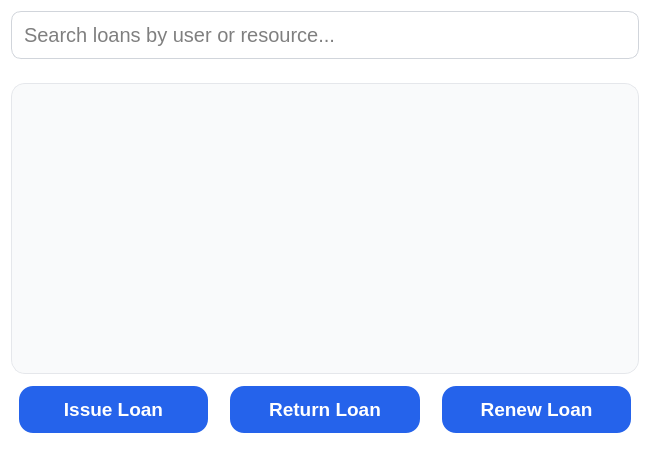
<?xml version="1.0" encoding="UTF-8"?>
<!--
LoanManager.ui - UI for managing loans
Clean, modern design per Default Design Guidelines:
- White background with subtle shadows and rounded corners
- Search bar, list to display loans, buttons for loan actions
- Spacious layout with readable typography (Poppins font)
-->
<ui version="4.0">
 <class>LoanManagerWidget</class>
 <widget class="QWidget" name="LoanManagerWidget">
  <property name="geometry">
   <rect>
    <x>0</x>
    <y>0</y>
    <width>650</width>
    <height>450</height>
   </rect>
  </property>
  <property name="styleSheet">
   <string>
    QWidget {
      background: #ffffff;
      border-radius: 14px;
      box-shadow: 0 10px 24px rgba(0, 0, 0, 0.08);
      font-family: 'Poppins', sans-serif;
      padding: 24px;
    }
    QLineEdit#searchLineEdit {
      padding: 10px;
      font-size: 15pt;
      border: 1px solid #d1d5db;
      border-radius: 10px;
      margin-bottom: 18px;
    }
    QListWidget#loanListWidget {
      border: 1px solid #e5e7eb;
      border-radius: 14px;
      font-size: 14pt;
      color: #374151;
      background: #f9fafb;
      padding: 10px;
    }
    QPushButton {
      background-color: #2563eb;
      color: white;
      padding: 12px 28px;
      border-radius: 14px;
      font-weight: 700;
      font-size: 14pt;
      margin: 6px 8px;
      border: none;
    }
    QPushButton:hover {
      background-color: #1e40af;
    }
  </string>
  </property>
  <layout class="QVBoxLayout" name="verticalLayout">
    <item>
      <widget class="QLineEdit" name="searchLineEdit">
        <property name="placeholderText">
          <string>Search loans by user or resource...</string>
        </property>
      </widget>
    </item>
    <item>
      <widget class="QListWidget" name="loanListWidget"/>
    </item>
    <item>
      <layout class="QHBoxLayout" name="buttonLayout">
        <item>
          <widget class="QPushButton" name="issueLoanButton">
            <property name="text">
              <string>Issue Loan</string>
            </property>
          </widget>
        </item>
        <item>
          <widget class="QPushButton" name="returnLoanButton">
            <property name="text">
              <string>Return Loan</string>
            </property>
          </widget>
        </item>
        <item>
          <widget class="QPushButton" name="renewLoanButton">
            <property name="text">
              <string>Renew Loan</string>
            </property>
          </widget>
        </item>
      </layout>
    </item>
  </layout>
 </widget>
 <resources/>
 <connections/>
</ui>
